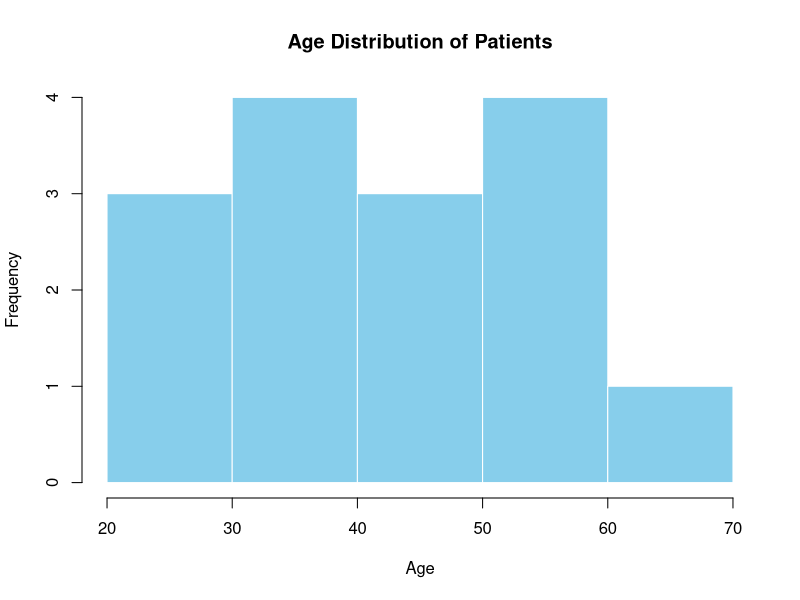
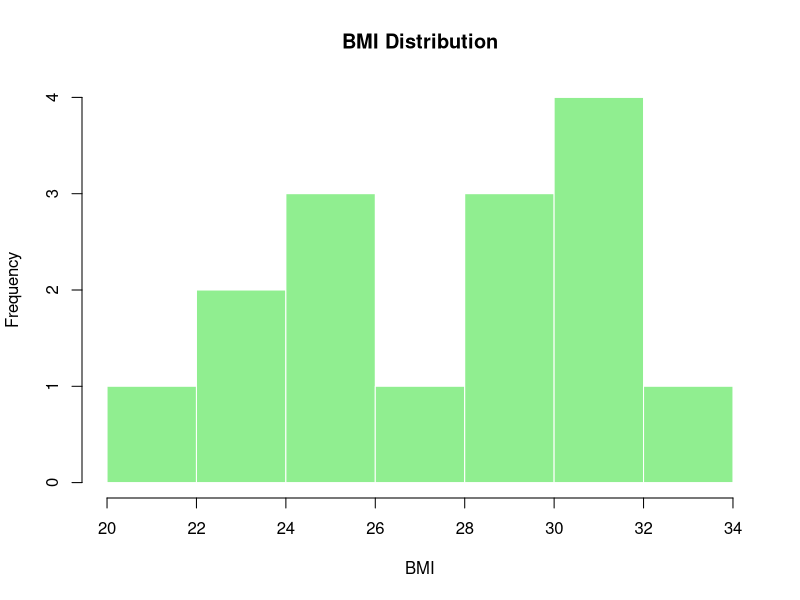
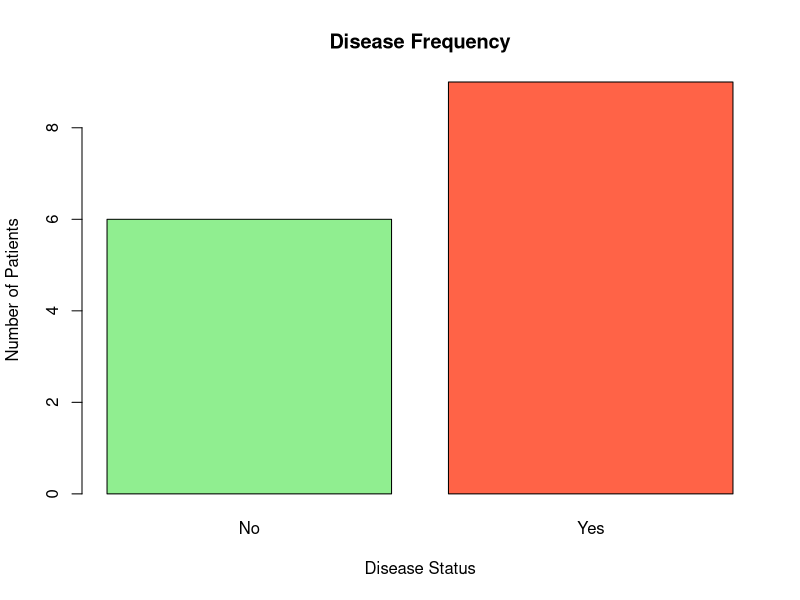
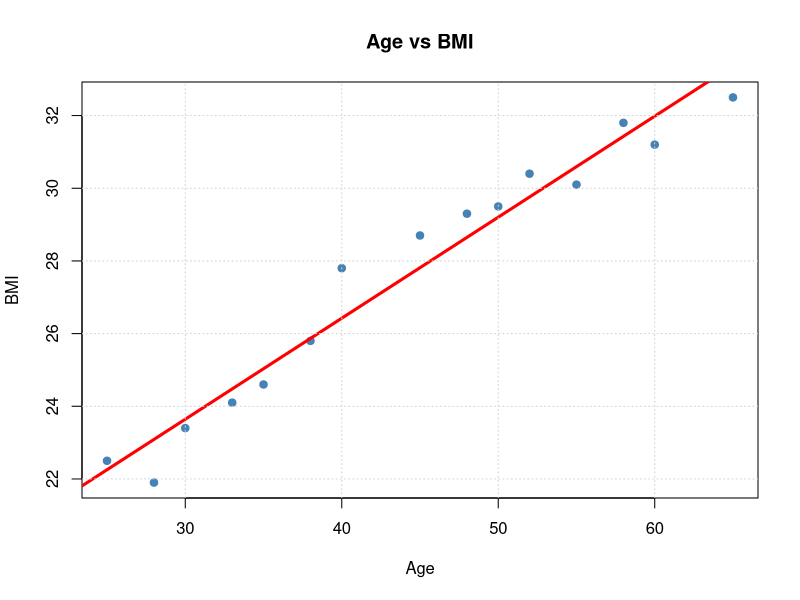
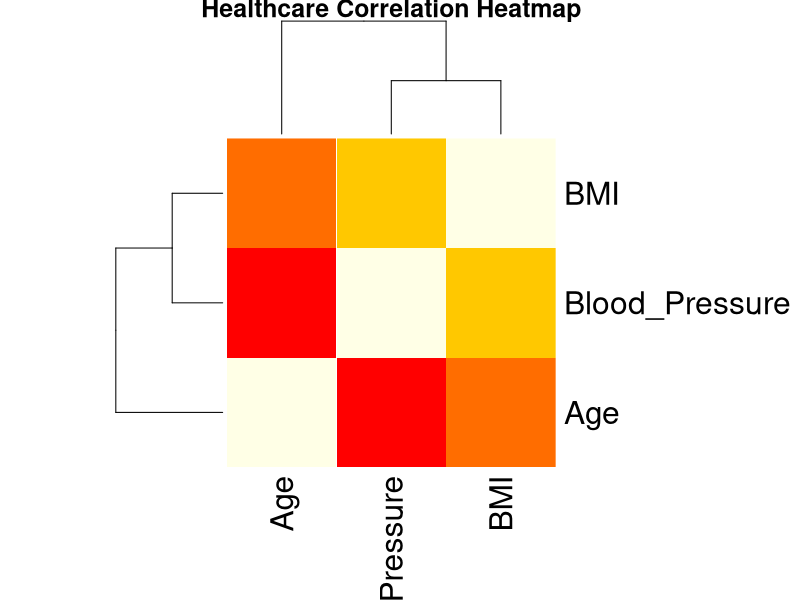

Source code (R) for these figures, in order:
# Load Dataset

healthcare_data <- read.csv(
  "projects/Healthcare_Data_Analysis/healthcare_data.csv"
)

# View Dataset

head(healthcare_data)

# Structure

str(healthcare_data)

# Summary

summary(healthcare_data)

# Average Age

cat(
  "Average Age:",
  mean(healthcare_data$Age),
  "\n"
)

# Average BMI

cat(
  "Average BMI:",
  mean(healthcare_data$BMI),
  "\n"
)

# Correlation

correlation <- cor(
  healthcare_data[,c("Age",
                     "BMI",
                     "Blood_Pressure")]
)

print(correlation)

#----------------------------
# Chart 1 – Age Distribution
#----------------------------

png(
  "projects/Healthcare_Data_Analysis/charts/age_distribution.png",
  width = 1200,
  height = 800,
  res = 150
)

hist(
  healthcare_data$Age,
  col = "skyblue",
  border = "white",
  main = "Age Distribution of Patients",
  xlab = "Age",
  ylab = "Frequency"
)

dev.off()


#----------------------------
# Chart 2 – BMI Distribution
#----------------------------

png(
  "projects/Healthcare_Data_Analysis/charts/bmi_distribution.png",
  width = 1200,
  height = 800,
  res = 150
)

hist(
  healthcare_data$BMI,
  col = "lightgreen",
  border = "white",
  main = "BMI Distribution",
  xlab = "BMI",
  ylab = "Frequency"
)

dev.off()


#----------------------------
# Chart 3 –Disease Frequency
#----------------------------
disease_count <- table(
  healthcare_data$Disease
)

png(
  "projects/Healthcare_Data_Analysis/charts/disease_frequency.png",
  width = 1200,
  height = 800,
  res = 150
)

barplot(
  disease_count,
  col = c("lightgreen", "tomato"),
  main = "Disease Frequency",
  xlab = "Disease Status",
  ylab = "Number of Patients"
)

dev.off()


#----------------------------
# Chart 4 –Age vs BMI
#----------------------------
png(
  "projects/Healthcare_Data_Analysis/charts/age_vs_bmi.png",
  width = 1200,
  height = 800,
  res = 150
)

plot(
  healthcare_data$Age,
  healthcare_data$BMI,
  pch = 19,
  col = "steelblue",
  main = "Age vs BMI",
  xlab = "Age",
  ylab = "BMI"
)

abline(
  lm(BMI ~ Age,
     data = healthcare_data),
  col = "red",
  lwd = 3
)

grid()

dev.off()


#----------------------------
# Chart 5 –Correlation Heatmap
#----------------------------
numeric_data <- healthcare_data[, c(
  "Age",
  "BMI",
  "Blood_Pressure"
)]

corr_matrix <- cor(numeric_data)

png(
  "projects/Healthcare_Data_Analysis/charts/correlation_heatmap.png",
  width = 1400,
  height = 1000,
  res = 180
)

heatmap(
  corr_matrix,
  col = heat.colors(20),
  scale = "none",
  margins = c(8,8),
  main = "Healthcare Correlation Heatmap"
)

dev.off()
